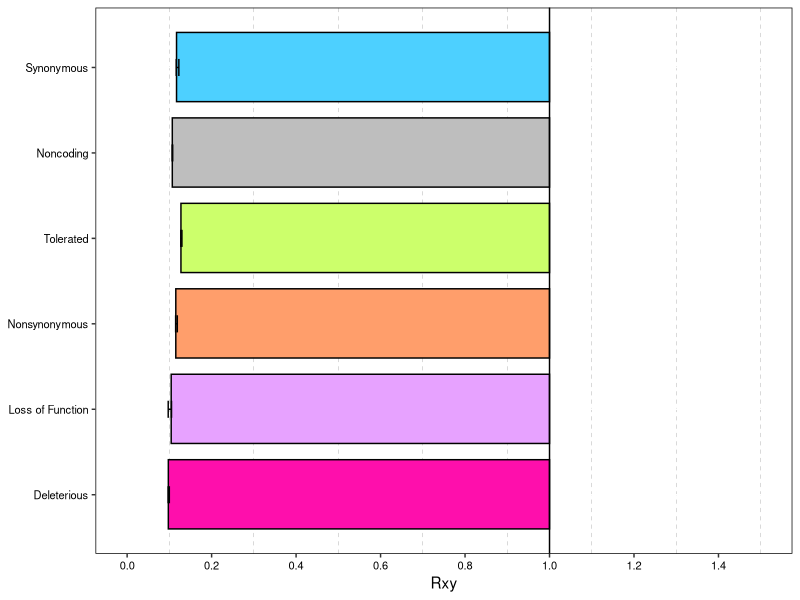

R code for this plot: (Note: this script raises an error after producing the figure.)
## ---- chunk 1
knitr::opts_chunk$set(echo = TRUE)
library(ggplot2)
library(ggpubr)
library(tidyr)
library(dplyr)
setwd("/Users/abc6435/Desktop/KROH/data/rxy")
rxy <- read.table("RXY.txt", header = TRUE)
## ---- chunk 2

rxy$mut_num <- as.numeric(rownames(rxy))
## ---- chunk 3
colors = c("#fe0fac","#e7a2ff","gray","#ff9e6b","#4DD0FF","#ccff6b")

ggplot(rxy, aes(y=mut_num, fill=mut)) +
  geom_rect(aes(xmin=1, xmax=avg, 
                ymin=mut_num-0.4, ymax=mut_num+0.41), color="black") +
  scale_fill_manual(values = colors) +
  geom_errorbarh(aes(xmin = q25, xmax = q97.5, 
                     y = mut_num), height = 0.2) +
  scale_x_continuous(limits=c(0,1.5), breaks=seq(0,1.5,0.2)) +
  scale_y_continuous(
    breaks = rxy$mut_num,
    labels = c("Deleterious","Loss of Function","Nonsynonymous",
               "Tolerated","Noncoding","Synonymous")) +
  geom_vline(xintercept = 1.0, color="black") +
  theme(
    panel.background = element_blank(),
    panel.grid.minor.x = element_line(linetype="dashed", color="black", size=0.05),
    panel.border = element_rect(color="black", fill=NA), 
    axis.title.y = element_blank(),
    axis.text.x = element_text(size=8, color="black"),
    axis.text.y = element_text(size=8, color="black")) +
  xlab("Rxy") +
  guides(fill = "none")

rxy_plot2 <- ggplot(rxy_v2, aes(y=MUT_NUM, fill=MUT)) +
  geom_rect(aes(xmin=RXY_1, xmax=RXY_2, 
                ymin=MUT_NUM-0.4, ymax=MUT_NUM+0.41), color="black") +
  scale_fill_manual(values = colors) +
  geom_errorbarh(aes(xmin = q025, xmax = q975, 
                     y = MUT_NUM), height = 0.2) +
  scale_x_continuous(limits=c(0,1.5), breaks=seq(0,1.5,0.2)) +
  scale_y_continuous(
    breaks = rxy_v1$MUT_NUM,
    labels = c("Deleterious","Loss of Function","Noncoding",
               "Synonymous","Nonsynonymous","Tolerated")) +
  geom_vline(xintercept = 1.0, color="black") +
  theme(
    panel.background = element_blank(),
    panel.grid.minor.x = element_line(linetype="dashed", color="black", size=0.05),
    panel.border = element_rect(color="black", fill=NA), 
    axis.title.y = element_blank(),
    axis.text.x = element_text(size=8, color="black"),
    axis.text.y = element_text(size=8, color="black")) +
  xlab("Rxy") +
  guides(fill = "none")
## ---- chunk 4
#rxy_plot <- ggarrange(rxy_plot1, rxy_plot2,
          #labels = c("A", "B"),
          #nrow = 1,
          #ncol=2)

ggsave("rxy.png", plot=rxy_plot1, 
       path ="/Users/annamariacalderon/Desktop/KROH/figures",
       width = 3, height = 2, units = "in", dpi = 300)
